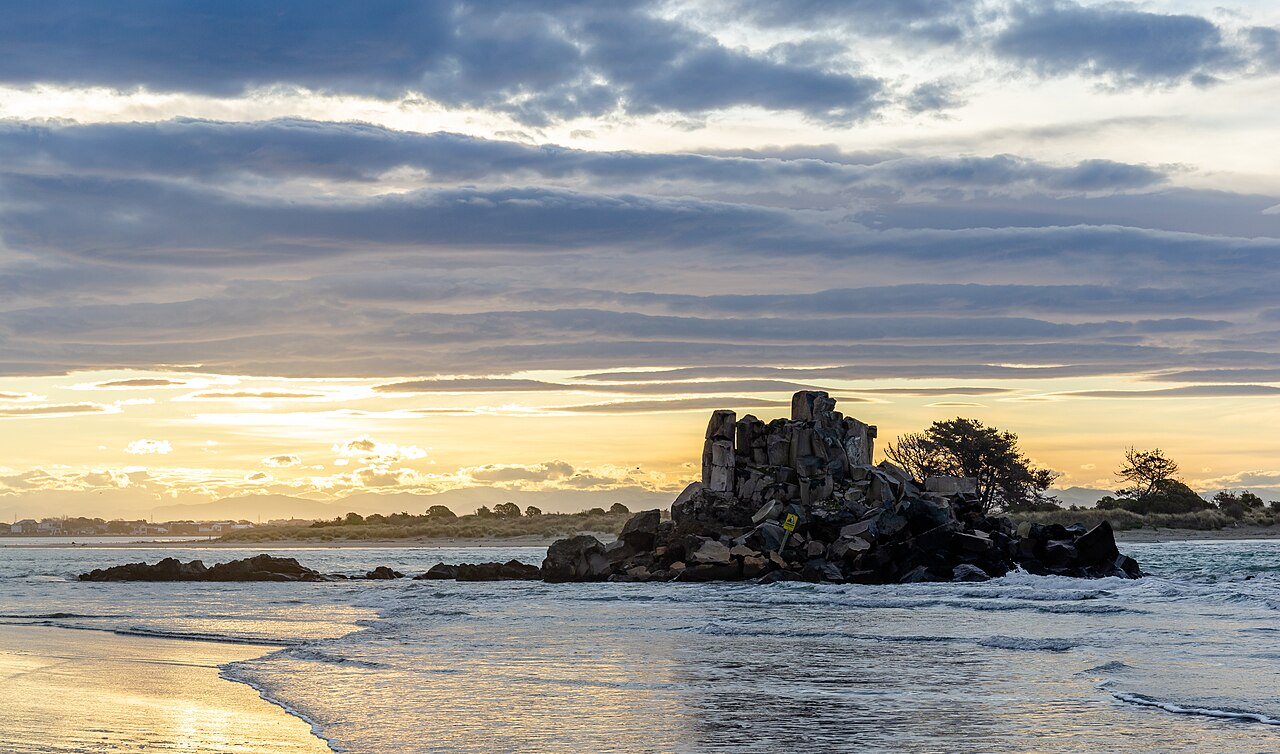
#> input picture zdjecie.jpg, 1280 x 754 px
$ python main.py
#> lines starting #> are read from the running program, lines starting #| are printed output that depends on the picture
# This is a sample Python script.

# Press Shift+F10 to execute it or replace it with your code.
# Press Double Shift to search everywhere for classes, files, tool windows, actions, and settings.


import cv2
import matplotlib.pyplot as plt

image = cv2.imread("zdjecie.jpg")
#> image is the input picture: shape (754, 1280, 3); mean B, G, R 150, 151.9, 150.8

if image is None:
    print("Błąd: nie znaleziono zdjecia")
    exit()

image_rgb = cv2.cvtColor(image, cv2.COLOR_BGR2RGB)

plt.imshow(image_rgb)
plt.axis("off")
plt.show()

height, width = image.shape[:2]
#> height = 754; width = 1280
new_size = (width // 2, height // 2)
#> new_size = (640, 377)

resized = cv2.resize(image, new_size)

gray = cv2.cvtColor(resized, cv2.COLOR_BGR2GRAY)
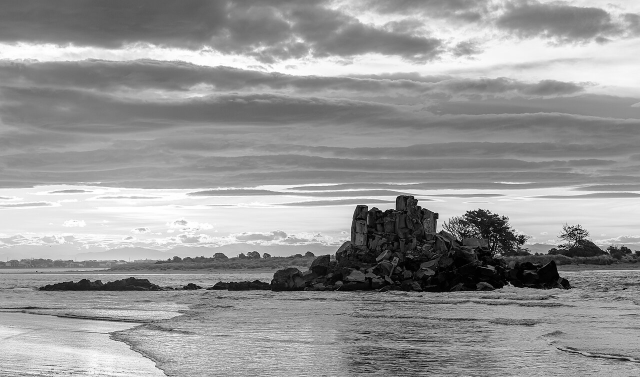
#> gray: shape (377, 640); min 0, max 255, mean 151.5

rotated = cv2.rotate(gray, cv2.ROTATE_90_CLOCKWISE)
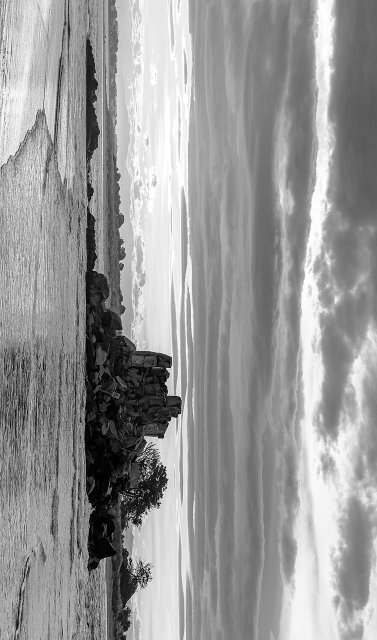
#> rotated: shape (640, 377); min 0, max 255, mean 151.5

plt.figure(figsize=(5,5))
plt.imshow(rotated, cmap="gray")
plt.title("(obrót: 90°, szary: 50%)")
plt.axis("off")
plt.show()

print("Macierz obrazu:")
print(rotated)
#> (printed output is left out)
